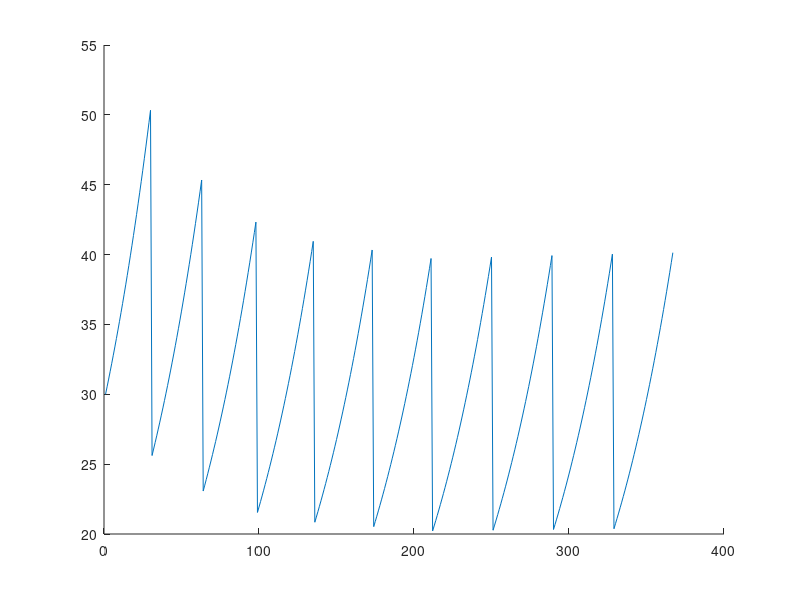

The MATLAB script that drew this image:
% NON SIZE DEPENDENT
% g=0.018;
% d=0.5;
% Tdiv=2200;
% CDK=0;
% pCDK=57.14;
% size =30;
% t=1;
% sizedist(t)=size;
% 
% for i = 1:6
%     while CDK < Tdiv
%             size = size * (1+g);
%             CDK = CDK + pCDK;
%             t=t+1;
%             sizedist(t)=size;
%     end
%     size = size * d;
%     CDK=0;
%  end
% plot (sizedist)

%SIZE DEPENDENT
g=0.018;
d=0.5;
Tdiv=2200;
CDK=0;
pCDK=2;
size =30;
t=1;
sizedist(t)=size;
divsizedist(1)=0;

for i = 1:10
    while CDK < Tdiv
            size = size * (1+g);
            CDK = CDK + size * pCDK;
            t=t+1;
            sizedist(t)=size;
    end
    divsizedist(i)=size;
    size = size * d;
    CDK=0;
end
hold on
plot (sizedist)
% plot ([1,t],[divsizedist(i),divsizedist(i)])
